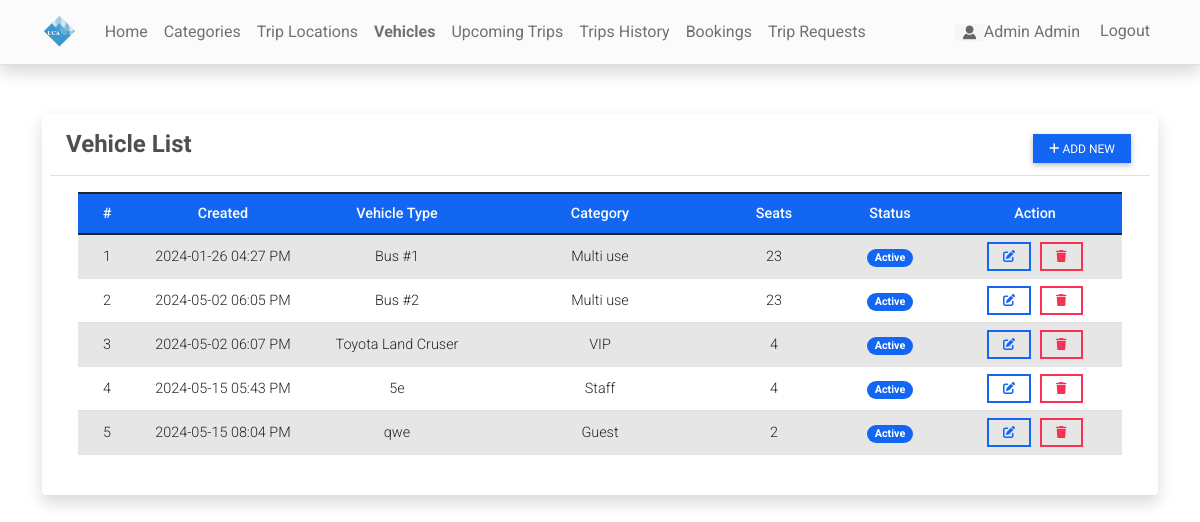
/bus (signed in), run on an earlier commit of the app's database.
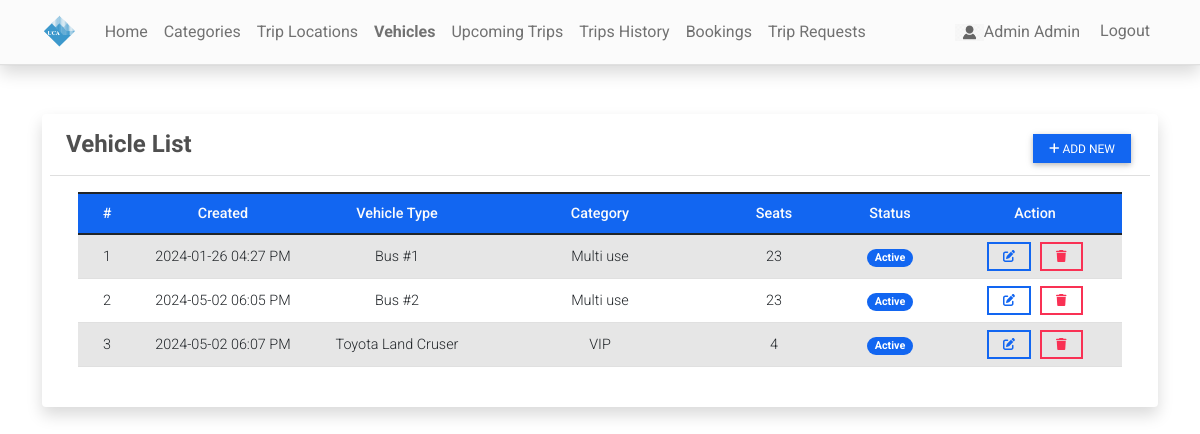
And on a later commit of the database.
### reservationApp/models.py (models this page shows)
class Bus(models.Model):
    category = models.ForeignKey(Category,on_delete=models.CASCADE, blank= True, null = True)
    bus_number = models.CharField(max_length=250)
    seats = models.FloatField(max_length=5, default=0)
    status = models.CharField(max_length=2, choices=(('1','Active'),('2','Inactive')), default=1)
    date_created = models.DateTimeField(default=timezone.now)
    date_updated = models.DateTimeField(auto_now=True)
    def __str__(self):
        return self.bus_number

class Category(models.Model):
    name = models.CharField(max_length=250)
    description = models.TextField()
    status = models.CharField(max_length=2, choices=(('1','Active'),('2','Inactive')), default=1)
    date_created = models.DateTimeField(default=timezone.now)
    date_updated = models.DateTimeField(auto_now=True)
    def __str__(self):
        return self.name

### reservationApp/views.py (the view)
# urls.py: path('bus',views.bus_mgt,name='bus-page'),
@user_passes_test(admin_check)
def bus_mgt(request):
    context['page_title'] = "Buses"
    buses = Bus.objects.all()
    context['buses'] = buses
    return render(request, 'bus_mgt.html', context)

### reservationApp/views.py (called while the page is built)
def admin_check(user):
    return user.is_staff

### reservationApp/templates/bus_mgt.html (shortened to what this page needs)
{% extends 'base.html' %} {% load humanize %} {% block pageContent %}
<div class="col-lg-12 col-md-12 col-sm-12 col-xs-12">
    <div class="card card-default p-2 shadow ">
        <div class="card-header">
            <div class="d-flex w-100 align-items-center justify-content-between">
                <h4 class="card-title fw-bold">Vehicle List</h4>
                <div class="tools">
                    <button type="button" class="btn btn-primary btn-sm" id='add_new'><i class="fa fa-plus"></i> Add New</button>
                </div>
            </div>
        </div>
        <div class="card-body">
            <div class="container-fluid">
                <table class="table table-striped" id="bus-list">
                    <colgroup>
                        <col width="5%">
                        <col width="15%">
                        <col width="15%">
                        <col width="20%">
                        <col width="10%">
                        <col width="10%">
                        <col width="15%">
                    </colgroup>
                    <thead>
                        <tr class="bg-primary bg-opacity-50 text-light">
                            <th class="px-2 py-2 text-center">#</th>
                            <th class="px-2 py-2 text-center">Created</th>
                            <th class="px-2 py-2 text-center">Vehicle Type</th>
                            <th class="px-2 py-2 text-center">Category</th>
                            <th class="px-2 py-2 text-center">Seats</th>
                            <th class="px-2 py-2 text-center">Status</th>
                            <th class="px-2 py-2 text-center">Action</th>
                        </tr>
                    </thead>
                    <tbody class="text-center">
                        {% for bus in buses %}
                        <tr>
                            <td class="px-2 py-1 align-middle">{{ forloop.counter }}</td>
                            <td class="px-2 py-1 align-middle">{{ bus.date_created|date:"Y-m-d h:i A" }}</td>
                            <td class="px-2 py-1 align-middle">{{ bus }}</td>
                            <td class="px-2 py-1 align-middle">{{ bus.category }}</td>
                            <td class="px-2 py-1 align-middle">{{ bus.seats|floatformat:0|intcomma }}</td>
                            <td class="px-1 py-1 align-middle text-center">
                                {% if bus.status == '1' %}
                                <span class="badge bg-primary rounded-pill px-2">Active</span> {% else %}
                                <span class="badge bg-secondary rounded-pill px-2">Inactive</span> {% endif %}
                            </td>
                            <td class="px-2 py-1 align-middle text-center">
                                <a class="btn btn-outline-primary btn-sm edit-data" href="javascript:void(0)" data-id="{{ bus.pk }}" title="Edit">
                                    <i class="fa fa-edit"></i>
                                </a>
                                <button class="btn btn-outline-danger btn-sm delete-data" type="button" data-id="{{ bus.pk }}" title="Delete">
                                    <i class="fa fa-trash"></i>
                                </button>
                            </td>
                        </tr>
                        {% endfor %}
                    </tbody>
                </table>
            </div>
        </div>
    </div>
</div>
{% endblock pageContent %}

What changed in the data, as far as the page shows it:
removed Bus: date_created "2024-05-15 05:43 PM", bus_number "5e", category "Staff", seats "4", status "Active"
removed Bus: date_created "2024-05-15 08:04 PM", bus_number "qwe", category "Guest", seats "2", status "Active"
